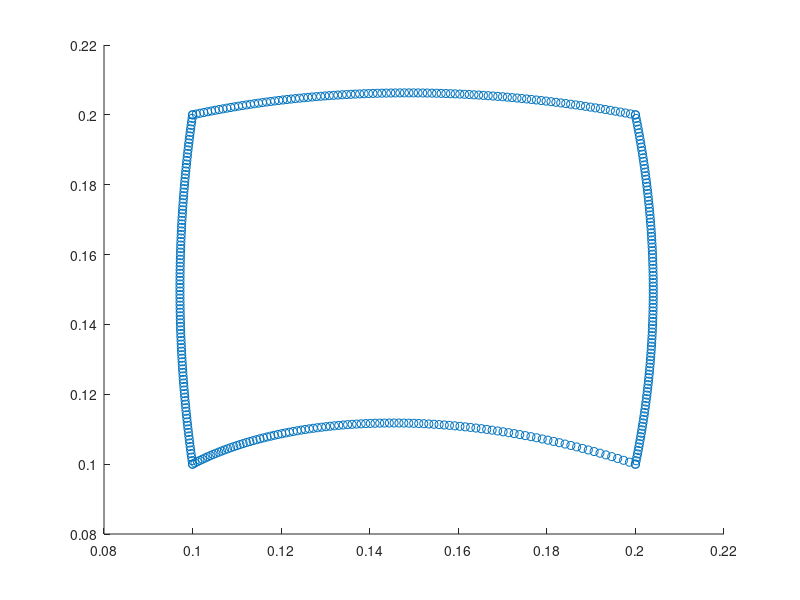

This figure's MATLAB source:
%% Finding optimal lengths

%Constraints
%Total mass = 0.75kg
%Material choices(kg/m): 0.85, 1.4, 2.5, 7

%Logic is to minimize total angular displacement - minimizes time and
%energy (Don't care enough to account for friction and controls stuff)

%Find optimal lengths based on different material configs, then compare TAD
%and total energy

%Find range of possible lengths to reach all points and meet mass
%constraint

%Case 1: both lightest

%0.75 = 0.85L1 + 0.85L2

%% Lengths

clear all;
close all;

% L1 = 10*sqrt(0.1^2*2);
L1 = 0.5;
L2= (0.75-0.85*L1)/0.85;

m = 0.85*(L1+L2)

%% IK Model

x = [0.2 0.2 0.1 0.1];
y = [0.2 0.1 0.1 0.2];

Q1=zeros(1,4);
Q2=zeros(1,4);
for i=1:4
    Q1(i) = atan2(y(i),x(i))-acos((x(i)^2 + y(i)^2 + L1^2 - L2^2)/(2*L1*sqrt(x(i)^2+y(i)^2)));
    Q2(i) = acos((x(i)^2+y(i)^2-L1^2-L2^2)/(2*L1*L2));
end
    
%% FK to verify

for i=1:4
    x_FK(i) = L1*cos(Q1(i))+L2*cos(Q1(i)+Q2(i));
    y_FK(i) = L1*sin(Q1(i))+L2*sin(Q1(i)+Q2(i));
end

%% Total angular displacement

TAD = abs(Q1(4)-Q1(3))+abs(Q1(3)-Q1(2))+abs(Q1(2)-Q1(1))+abs(Q1(1)-Q1(4))+ abs(Q2(4)-Q2(3))+abs(Q2(3)-Q2(2))+abs(Q2(2)-Q2(1))+abs(Q2(1)-Q2(4))

%% EOAT Position plot
Q1_plot(1,:) = linspace(Q1(1),Q1(2));
Q1_plot(2,:) = linspace(Q1(2),Q1(3));
Q1_plot(3,:) = linspace(Q1(3),Q1(4));
Q1_plot(4,:) = linspace(Q1(4),Q1(1));

Q2_plot(1,:) = linspace(Q2(1),Q2(2));
Q2_plot(2,:) = linspace(Q2(2),Q2(3));
Q2_plot(3,:) = linspace(Q2(3),Q2(4));
Q2_plot(4,:) = linspace(Q2(4),Q2(1));

x_plot = [L1*cos(Q1_plot(1,:))+L2*cos(Q1_plot(1,:)+Q2_plot(1,:)),L1*cos(Q1_plot(2,:))+L2*cos(Q1_plot(2,:)+Q2_plot(2,:)),L1*cos(Q1_plot(3,:))+L2*cos(Q1_plot(3,:)+Q2_plot(3,:)),L1*cos(Q1_plot(4,:))+L2*cos(Q1_plot(4,:)+Q2_plot(4,:))];
y_plot = [L1*sin(Q1_plot(1,:))+L2*sin(Q1_plot(1,:)+Q2_plot(1,:)),L1*sin(Q1_plot(2,:))+L2*sin(Q1_plot(2,:)+Q2_plot(2,:)),L1*sin(Q1_plot(3,:))+L2*sin(Q1_plot(3,:)+Q2_plot(3,:)),L1*sin(Q1_plot(4,:))+L2*sin(Q1_plot(4,:)+Q2_plot(4,:))];

scatter(x_plot,y_plot);